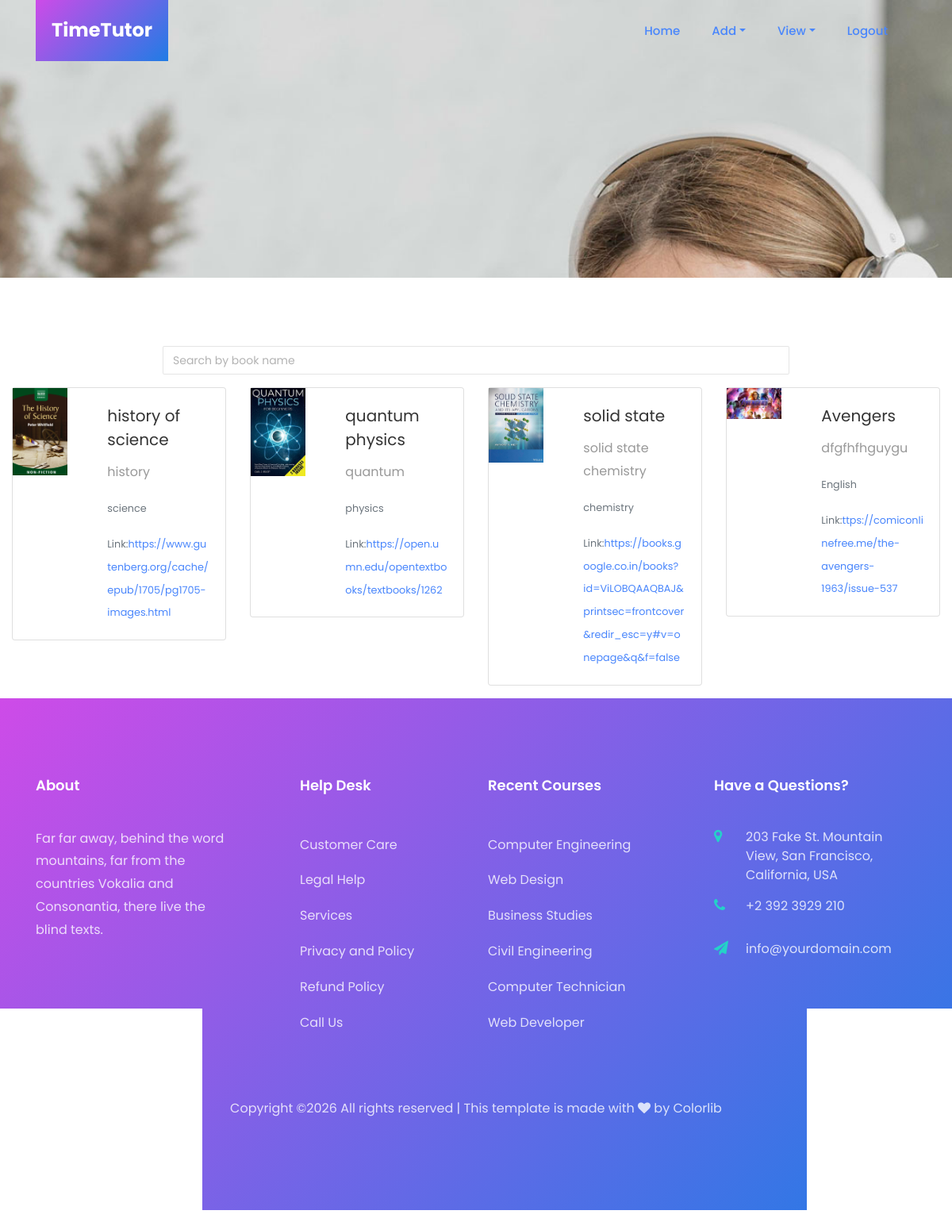
Page /viewbookad/ on the committed database.
### app/models.py (models this page shows)
class Book(models.Model):
    Bookname=models.CharField(max_length=20)
    Image=models.ImageField(upload_to="image",null=True)
    Description=models.CharField(max_length=200,null=True)
    subject1 = models.CharField(max_length=200,default="pending")
    link=models.CharField(max_length=400,null=True)

### app/views.py (the view)
# urls.py: path('viewbookad/',views.viewbook_ad),
def viewbook_ad(request):
    data=Book.objects.all()
    return render(request,"Admin/viewbook_ad.html",{"data":data})

### templates/Admin/viewbook_ad.html (shortened to what this page needs)
{% extends 'Admin/common_ad.html' %}
{% load static %}
{% block content %}
	<section class="hero-wrap " style="background-image: url('../static/images/bg_2.jpg');height: 350px;">
		<div class="container">
			<div class="row no-gutters slider-text align-items-end justify-content-center">
				<div class="col-md-9 ftco-animate pb-5 text-center">
				</div>
			</div>
		</div>
	</section>
	<link rel="stylesheet" href="https://cdn.jsdelivr.net/npm/bootstrap-icons@1.11.2/font/bootstrap-icons.min.css">
<br>
<br>
<br>
<div class="row">
    <div class="col-lg-2"></div>
    <div class="col-lg-8" data-aos="fade-up" data-aos-delay="200">
        <div class="mb-3">
            <input type="text" class="form-control" id="bookSearch" placeholder="Search by book name">
        </div>
    </div>
</div>
<div class="section">
    <div class="container-fluid">
        <div class="row">
            {% for i in data %}
                <div class="col-3 book-card" data-book-name="{{ i.Bookname }}">
                    <div class="card mb-3" style="max-width: 540px;">
                        <div class="row g-0">
                            <div class="col-md-4">
                                <img src="../static/media/{{i.Image}}" class="img-fluid rounded-start" alt="image">
                            </div>
                            <div class="col-md-8">
                                <div class="card-body">
                                    <h5 class="card-title">{{ i.Bookname }}</h5>
                                    <p class="card-text">{{ i.Description }}</p>
                                    <p class="card-text"><small class="text-muted">{{i.subject1}}</small></p>
                                    <p class="card-text"><small class="text-muted">Link:<a href="{{i.link}}">{{i.link}}</a></small></p>
                                </div>
                            </div>
                        </div>
                    </div>
                </div>
            {% endfor %}
        </div>
    </div>
</div>
	{% endblock %}

### templates/Admin/common_ad.html (shortened to what this page needs)
{% load static %}
<!DOCTYPE html>
<html lang="en">
<head>
	<link rel="stylesheet" href="https://stackpath.bootstrapcdn.com/font-awesome/4.7.0/css/font-awesome.min.css">
	<link rel="stylesheet" href="{% static 'css/animate.css' %}">
	<link rel="stylesheet" href="{% static 'css/owl.carousel.min.css' %}">
	<link rel="stylesheet" href="{% static 'css/owl.theme.default.min.css' %}">
	<link rel="stylesheet" href="{% static 'css/magnific-popup.css' %}">
	<link rel="stylesheet" href="{% static 'css/bootstrap-datepicker.css' %}">
	<link rel="stylesheet" href="{% static 'css/jquery.timepicker.css' %}">
	<link rel="stylesheet" href="{% static 'css/flaticon.css' %}">
	<link rel="stylesheet" href="{% static 'css/style.css' %}">
</head>
<body>
	<nav class="navbar navbar-expand-lg navbar-dark ftco_navbar bg-dark ftco-navbar-light" id="ftco-navbar">
		<div class="container">
			<a class="navbar-brand" href="/"><span>Time</span>Tutor</a>
			<div class="collapse navbar-collapse" id="ftco-nav">
				<ul class="navbar-nav ml-auto">
					<li class="nav-item active"><a href="/adminhome" class="nav-link">Home</a></li>
					<li class="nav-item active dropdown">
					 <a class="nav-link dropdown-toggle" href="#" role="button" data-bs-toggle="dropdown" aria-expanded="false">Add</a>
				   </li>
				   <li class="nav-item active dropdown">
					 <a class="nav-link dropdown-toggle" href="#" role="button" data-bs-toggle="dropdown" aria-expanded="false">View</a>
				   </li>
				   <li class="nav-item active"><a href="/login" class="nav-link">Logout</a></li>
				</ul>
			</div>
		</div>
	</nav>
    {% block content %}
    {% endblock %}
    <footer class="ftco-footer ftco-no-pt">
		<div class="container">
			<div class="row mb-5">
				<div class="col-md pt-5">
					<div class="ftco-footer-widget pt-md-5 mb-4">
						<h2 class="ftco-heading-2">About</h2>
						<p>Far far away, behind the word mountains, far from the countries Vokalia and Consonantia, there live the blind texts.</p>
						<ul class="ftco-footer-social list-unstyled float-md-left float-lft">
						</ul>
					</div>
				</div>
				<div class="col-md pt-5">
					<div class="ftco-footer-widget pt-md-5 mb-4 ml-md-5">
						<h2 class="ftco-heading-2">Help Desk</h2>
						<ul class="list-unstyled">
							<li><a href="#" class="py-2 d-block">Customer Care</a></li>
							<li><a href="#" class="py-2 d-block">Legal Help</a></li>
							<li><a href="#" class="py-2 d-block">Services</a></li>
							<li><a href="#" class="py-2 d-block">Privacy and Policy</a></li>
							<li><a href="#" class="py-2 d-block">Refund Policy</a></li>
							<li><a href="#" class="py-2 d-block">Call Us</a></li>
						</ul>
					</div>
				</div>
				<div class="col-md pt-5">
					<div class="ftco-footer-widget pt-md-5 mb-4">
						<h2 class="ftco-heading-2">Recent Courses</h2>
						<ul class="list-unstyled">
							<li><a href="#" class="py-2 d-block">Computer Engineering</a></li>
							<li><a href="#" class="py-2 d-block">Web Design</a></li>
							<li><a href="#" class="py-2 d-block">Business Studies</a></li>
							<li><a href="#" class="py-2 d-block">Civil Engineering</a></li>
							<li><a href="#" class="py-2 d-block">Computer Technician</a></li>
							<li><a href="#" class="py-2 d-block">Web Developer</a></li>
						</ul>
					</div>
				</div>
				<div class="col-md pt-5">
					<div class="ftco-footer-widget pt-md-5 mb-4">
						<h2 class="ftco-heading-2">Have a Questions?</h2>
						<div class="block-23 mb-3">
							<ul>
								<li><span class="icon fa fa-map-marker"></span><span class="text">203 Fake St. Mountain View, San Francisco, California, USA</span></li>
								<li><a href="#"><span class="icon fa fa-phone"></span><span class="text">+2 392 3929 210</span></a></li>
								<li><a href="#"><span class="icon fa fa-paper-plane"></span><span class="text">info@yourdomain.com</span></a></li>
							</ul>
						</div>
					</div>
				</div>
			</div>
			<div class="row">
				<div class="col-md-12 text-center">
					<p>
						Copyright &copy;<script>document.write(new Date().getFullYear());</script> All rights reserved | This template is made with <i class="fa fa-heart" aria-hidden="true"></i> by <a href="https://colorlib.com" target="_blank">Colorlib</a>
						</p>
					</div>
				</div>
			</div>
		</footer>
	</body>
	</html>

### rows in the picture
Book: Image (picture), Bookname "history of science", Description "history", subject1 "science", link "https://www.gutenberg.org/cache/epub/1705/pg1705-images.html"
Book: Image (picture), Bookname "quantum physics", Description "quantum", subject1 "physics", link "https://open.umn.edu/opentextbooks/textbooks/1262"
Book: Image (picture), Bookname "solid state", Description "solid state chemistry", subject1 "chemistry", link "https://books.google.co.in/books?id=ViLOBQAAQBAJ&printsec=frontcover&redir_esc=y#v=onepage&q&f=false"
Book: Image (picture), Bookname "Avengers", Description "dfgfhfhguygu", subject1 "English", link "ttps://comiconlinefree.me/the-avengers-1963/issue-537"
